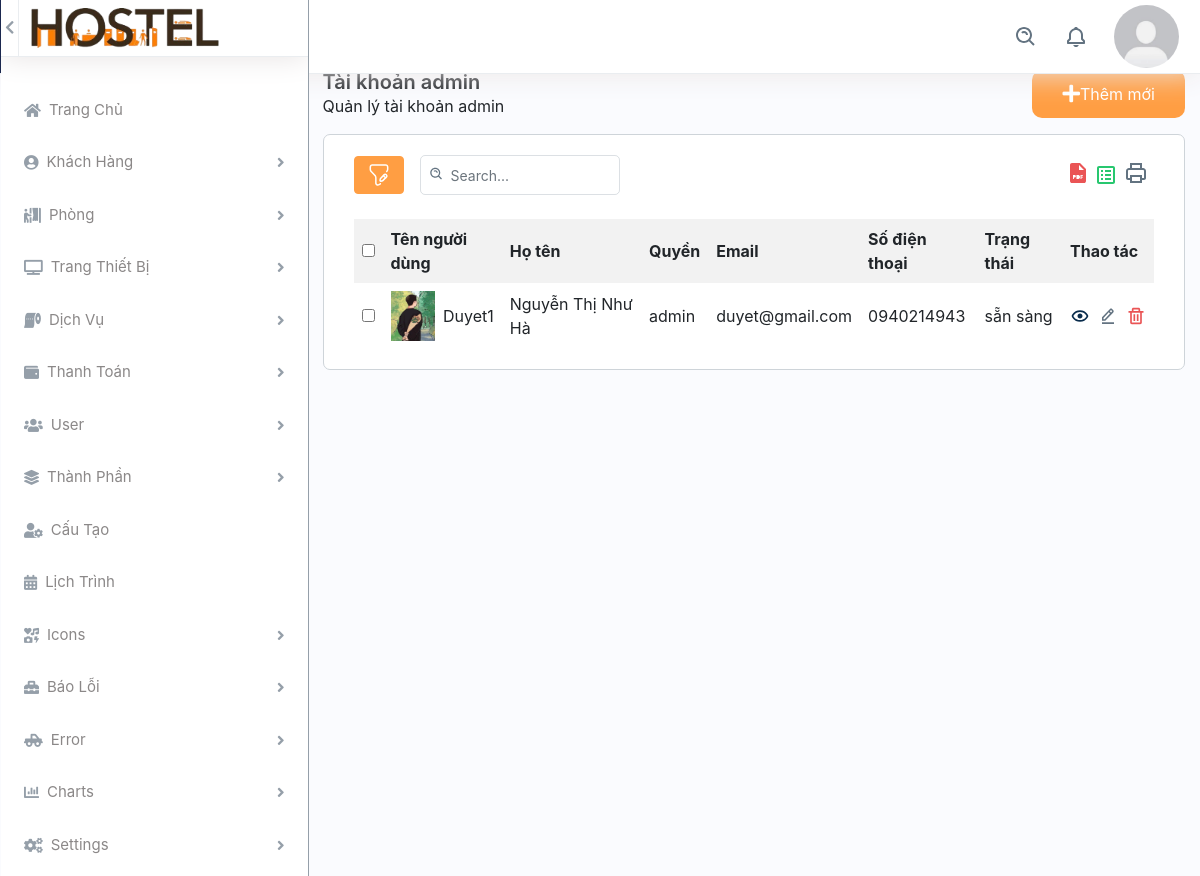
The page /back_end/list-user.php (signed in) on the database its author committed.
### tables this page shows
CREATE TABLE `client` (
  `id_client` int(11) NOT NULL,
  `ma_sinh_vien` varchar(255) NOT NULL,
  `ten_nguoi_dung` varchar(255) NOT NULL,
  `ho_ten` text NOT NULL,
  `mat_khau` varchar(255) NOT NULL,
  `email` varchar(255) NOT NULL,
  `so_dien_thoai` varchar(20) NOT NULL,
  `trang_thai` varchar(50) DEFAULT 'sẵn sàng',
  `anh_dai_dien` varchar(255) DEFAULT 'Facebook-Avatar_3.png',
  `reset_token` varchar(255) DEFAULT NULL,
  `quyen` text NOT NULL DEFAULT 'client'
);

### config/database.php (called while the page is built, shortened)
<?php
class Database {
    private $host = servername;
    private $user = username;
    private $password = password;
    private $dbname = dbname;
    private $link;
    private function connectDB() {
        $this->link = new mysqli($this->host, $this->user, $this->password, $this->dbname);
    }
    public function select($query) {
        $result = $this->link->query($query) or die($this->link->error . __LINE__);
        if ($result->num_rows > 0) {
            return $result;
        } else {
            return false;
        }
    }
}
?>

### back_end/list-user.php (the view, shortened to what this page needs)
<?php
if(empty($_SESSION['username'])){
    var_dump($_SESSION['username']);
    header("location: dang_nhap.html");
} else{ ?>
    <?php
    include 'header.php';
    include 'side-bar.php';
    ?>
    <div class="col-md-9">
        <div class="col-12 container-content">
            <div class="header-content pb-3">
                <div class="title-content">
                    <h3 class="m-0 strong">Tài khoản admin</h3>
                    <div class="span">Quản lý tài khoản admin</div>
                </div>
                <a href="add-admin.php" class="button-add">
                    <i class="fas fa-plus"></i>
                    <span>Thêm mới</span>
                </a>
            </div>
            <div class="content-add-room col-12">
                <?php
                include '../config/database.php';
                ?>
                <div class="table-top d-flex justify-content-between mb-4">
                    <div class="search-set d-flex align-items-center mr-2">
                        <div class="search-path mr-3">
                            <a class="btn btn-filter" id="filter_search">
                                <img src="../assets/img/filter.svg" alt="img">
                            </a>
                        </div>
                        <div class="search-input">
                            <a class="btn btn-searchset"><img src="../assets/img/search-white.svg" alt="img"></a>
                            <div id="DataTables_Table_0_filter" class="dataTables_filter">
                                <label>
                                    <input type="search" id="searchInput" class="form-control form-control-sm" placeholder="Search..." aria-controls="DataTables_Table_0">
                                </label>
                            </div>
                        </div>
                    </div>
                    <div class="wordset d-flex align-items-center">
                        <ul class="d-flex">
                            <li class="mr-2">
                                <a data-bs-toggle="tooltip" data-bs-placement="top" title="" data-bs-original-title="pdf" aria-label="pdf"><img src="../assets/img/pdf.svg" alt="img"></a>
                            </li>
                            <li class="mr-2">
                                <a data-bs-toggle="tooltip" data-bs-placement="top" title="" data-bs-original-title="excel" aria-label="excel"><img src="../assets/img/excel.svg" alt="img"></a>
                            </li>
                            <li class="mr-2">
                                <a data-bs-toggle="tooltip" data-bs-placement="top" title="" data-bs-original-title="print" aria-label="print"><img src="../assets/img/printer.svg" alt="img"></a>
                            </li>
                        </ul>
                    </div>
                </div>
                <div id="contents">
                    <?php
                    $db = new Database();
                    $sql = "SELECT * FROM client where quyen='admin'";
                    $result = $db->select($sql);
                    ?>
                    <?php if ($result->num_rows > 0) { ?>
                        <table class="table-data">
                            <tr>
                                <th>
                                    <input type="checkbox" name="check_all">
                                </th>
                                <th>Tên người dùng</th>
                                <th>Họ tên</th>
                                <th>Quyền</th>
                                <th>Email</th>
                                <th>Số điện thoại</th>
                                <th>Trạng thái</th>
                                <th>Thao tác</th>
                            </tr>
                            <?php while ($row = $result->fetch_assoc()) { ?>
                                <tr>
                                    <td><input type="checkbox" name="check_daughter"></td>
                                    <td class="d-flex align-items-center"><img class="img-fluid img-responsive mr-2" height="10" width="10" src="../assets/img/<?php echo $row['anh_dai_dien']; ?>" alt="Dich vu ki tuc xa"> <?php echo $row['ten_nguoi_dung']; ?></td>
                                    <td><?php echo $row['ho_ten']; ?></td>
                                    <td><?php echo $row['quyen']; ?></td>
                                    <td><?php echo $row['email']; ?></td>
                                    <td><?php echo $row['so_dien_thoai']; ?></td>
                                    <td><?php echo $row['trang_thai']; ?></td>
                                    <td class="d-flex thao-tac">
                                        <a class="me-3" href="../front_end/dichvu-detail.php?id=<?php echo $row['id_client'];?>">
                                            <img src="../assets/img/eye.svg" alt="img" class="img-fluid">
                                        </a>
                                        <a class="me-3" href="edit-sv.php?id=<?php echo $row['id_client']; ?>">
                                            <img src="../assets/img/edit.svg" alt="img" class="img-fluid icon-edit">
                                        </a>
                                        <a class="confirm-text" href="delete-sv.php?id=<?php echo $row['id_client']; ?>">
                                            <img src="../assets/img/delete.svg" alt="img" class="img-fluid">
                                        </a>
                                    </td>
                                </tr>
                            <?php } ?>
                        </table>
                    <?php } else {
                        echo "Không có dữ liệu.";
                    } ?>
                </div>
            </div>
        </div>
    </div>
    </div>
    </body>
    </html>
<?php } ?>

### assets/css/duyet.css (style rules this page uses)
img { height: auto; width: 100%; }
body, html { height: 100%; margin: 0; background-color: #FAFBFE; }
i.fas, i.fab { display: flex; flex-direction: column; justify-content: center; font-size: 15px; color: #959FA9; }
.container-content { margin-top: 70px; position: relative; overflow-y: scroll; overflow: hidden; }
.button-add { display: flex; padding: 0 30px; border-radius: 10px; background-color: #FF9E43; color: white; }
.button-add i { display: flex; flex-direction: column; justify-content: center; font-size: 20px; color: white; }
.button-add span { display: flex; flex-direction: column; justify-content: center; }
.header-content { display: flex; justify-content: space-between; }
.table-data { width: 100%; border-collapse: collapse; }
.table-data th,.table-data td { padding: 8px; text-align: left; }
.table-data th { background-color: #f2f2f2; }
table.table-data img { width: 50px; height: 50px; }
a#filter_search { border: 1px solid #FF9E43; background: #FF9E43; }
div#DataTables_Table_0_filter input { background: transparent; height: 40px; border: 1px solid rgba(145, 158, 171, 0.32); width: 200px; border-radius: 5px ; padding: 0 15px 0 30px; }
div#DataTables_Table_0_filter { position: relative; height: 100%; }
a.btn.btn-searchset { padding: 2px; border-radius: 50px; position: absolute; top: 8px; left: 6px; z-index: 2; }
.search-input { position: relative; }
div#DataTables_Table_0_filter label { margin: 0; }
td.thao-tac .icon-edit { width: 16px; }
td.thao-tac img { width: 25px; }
.content-add-room { padding: 20px 30px; border: 1px solid #CED4D9; border-radius: 7px; background: #ffffff; }
.strong { font-weight: 600; font-size: 20px; }

### rows shown on the page
client: anh_dai_dien (picture), ten_nguoi_dung "Duyet1", ho_ten "Nguyễn Thị Như Hà", quyen "admin", email "duyet@gmail.com", so_dien_thoai "0940214943", trang_thai "sẵn sàng"
